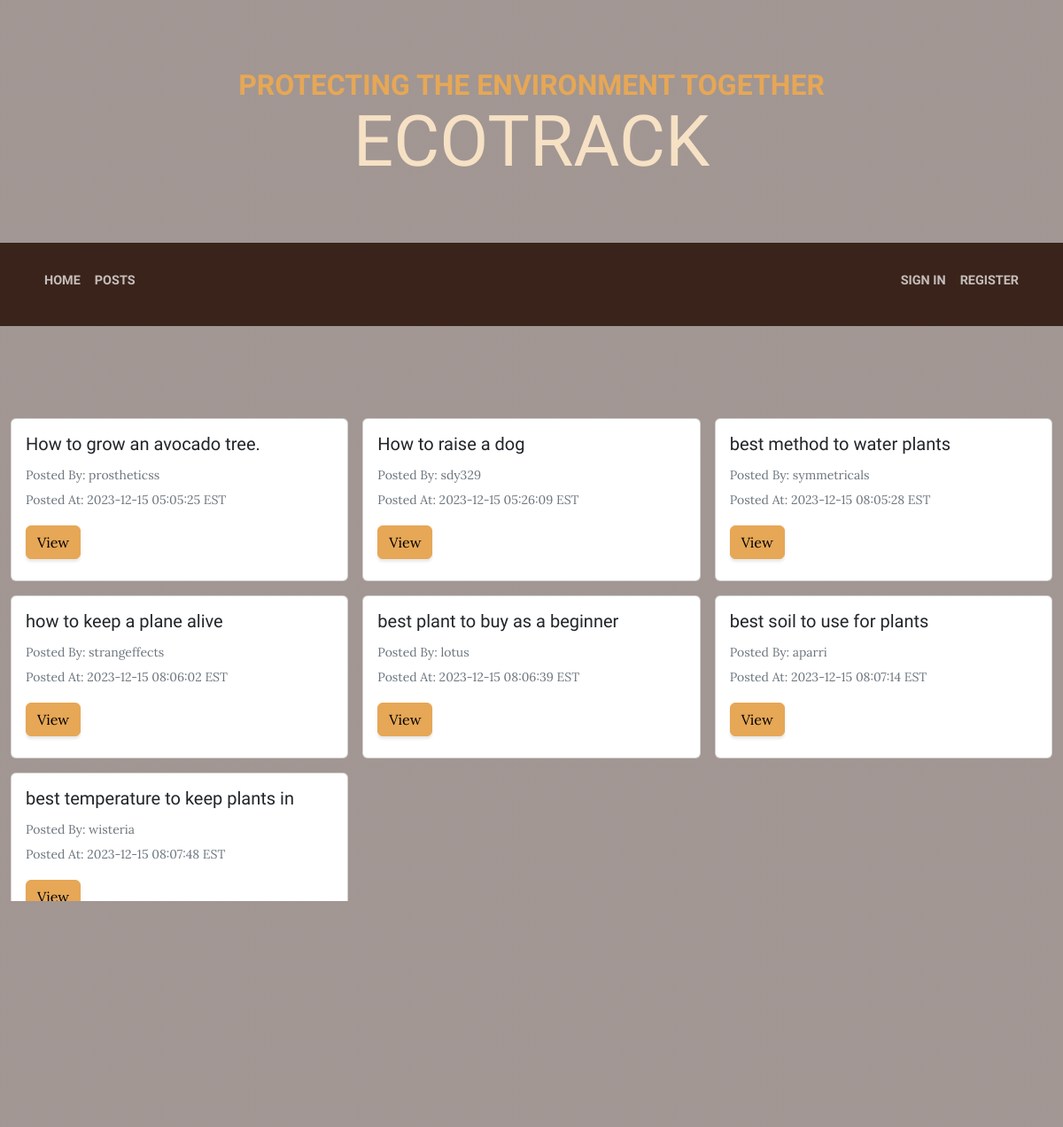
/posts.php, run on the app's committed database.
### tables this page shows
CREATE TABLE `posts` (
  `ID` int(10) UNSIGNED NOT NULL,
  `userID` int(10) UNSIGNED DEFAULT NULL,
  `title` varchar(100) DEFAULT NULL,
  `content` longtext DEFAULT NULL,
  `postedDateTime` datetime DEFAULT NULL
);

CREATE TABLE `users` (
  `ID` int(10) UNSIGNED NOT NULL,
  `username` varchar(48) NOT NULL,
  `email` varchar(254) NOT NULL,
  `password` varchar(254) NOT NULL
);

### public/global.php (called while the page is built, shortened)
<?php
function query($query, $data){
    $stmt = __DB__->prepare($query);
    $stmt->execute($data);
    return $stmt;
}
function getPosts(){
    $posts = query('SELECT * FROM posts', [])->fetchAll();
    return $posts;
}
function getAuthor($id){
    $author = query('SELECT username FROM users WHERE ID = ?', [$id])->fetch()['username'];
    return $author;
}

### public/posts.php (the view, shortened to what this page needs)
<?php
require_once('global.php');
function generateCards(){
    $posts = getPosts();
    $counter = 0;
    foreach($posts as $post){
        if ($counter % 3 == 0) echo '<div class="row row-cols-1 row-cols-md-3 g-3">';
        echo '<div class="col mb-3">
        <div class="card">
            <div class="card-body">
                <h5 class="card-title">'.$post['title'].'</h5>
                <p class="card-text"><small class="text-muted">Posted By: '.getAuthor($post['userID']).'</small><br/>
                <small class="text-muted">Posted At: '.$post['postedDateTime'].' EST</small></p>
                <div class="btn-group mb-2" role="group" aria-label="Post Actions">
                    <a href="post/index.php?id='.$post['ID'].'"><button class="btn btn-primary">View</button></a>
                </div>
            </div>
        </div>
    </div>';
        $counter++;
        if ($counter % 3 == 0) echo '</div>';
    }
    if ($counter % 3 != 0) echo '</div>';
}
?>
<!DOCTYPE html>
<html lang="en">
<head>
    <link href="css/styles.css" rel="stylesheet" />
</head>
<body>
    <header>
        <h1 class="site-heading text-center text-faded d-none d-lg-block">
            <span class="site-heading-upper text-primary mb-3">Protecting the environment together</span>
            <span class="site-heading-lower">EcoTrack</span>
        </h1>
    </header>
    <nav class="navbar navbar-expand-lg navbar-dark py-lg-4" id="mainNav">
        <div class="container">
            <div class="d-flex align-items-center">
                <ul class="navbar-nav">
                    <li class="nav-item mb-2"><a class="nav-link text-uppercase" href="index.php">Home</a></li>
                    <li class="nav-item mb-2"><a class="nav-link text-uppercase" href="posts.php">Posts</a></li>
                </ul>
            </div>
            <?php if(isset($_SESSION['id'])){
                echo '
                <div class="justify-content-end" id="navbarSupportedContent">
                <ul class="navbar-nav">
                    <li class="nav-item mb-2"><a class="nav-link text-uppercase" href="account/index.php?id='.$_SESSION['id'].'">Account</a></li>
                    <li class="nav-item mb-2"><a class="nav-link text-uppercase" href="signout.php">Sign Out</a></li>
                    ';
                if($_SESSION['admin'] == true) echo '<li class="nav-item mb-2"><a class="nav-link text-uppercase" href="admin/index.php">Admin</a></li>';
                echo '</ul>
                </div>';
            } else {
                echo '
            <div class="justify-content-end" id="navbarSupportedContent">
            <ul class="navbar-nav">
                <li class="nav-item mb-2"><a class="nav-link text-uppercase" href="signin.php">Sign In</a></li>
                <li class="nav-item mb-2"><a class="nav-link text-uppercase" href="register.php">Register</a></li>
            </ul>
            </div>';
            }
            ?>
        </div>
    </nav>
    <br>
    <section class="page-section clearfix">
        <div class="container-fluid">
            <?php generateCards(); ?>
        </div>
    </section>
    <footer class="footer text-faded text-center py-5">
        <div class="container">
            <p class="m-0 small">Copyright &copy; EcoTrack 2023</p>
        </div>
    </footer>
</body>
</html>

### data on the page
posts: title "How to grow an avocado tree.", userID.username "prostheticss", postedDateTime "2023-12-15 05:05:25"
posts: title "How to raise a dog", userID.username "sdy329", postedDateTime "2023-12-15 05:26:09"
posts: title "best method to water plants", userID.username "symmetricals", postedDateTime "2023-12-15 08:05:28"
posts: title "how to keep a plane alive", userID.username "strangeffects", postedDateTime "2023-12-15 08:06:02"
posts: title "best plant to buy as a beginner", userID.username "lotus", postedDateTime "2023-12-15 08:06:39"
posts: title "best soil to use for plants", userID.username "aparri", postedDateTime "2023-12-15 08:07:14"
posts: title "best temperature to keep plants in", userID.username "wisteria", postedDateTime "2023-12-15 08:07:48"
